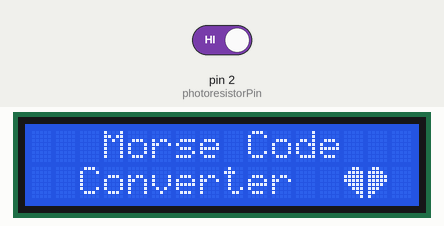
Recording of a sketch running on a simulated Arduino Uno, built with avr-gcc and run on an emulated ATmega328P. On the bench: 16×2 character LCD. Inputs (shaded band) come from the test bench; at power-on: pin 2 (photoresistorPin) HIGH. What the sketch prints to the serial monitor is not drawn.

Above: at 0.2 s.
4.4 s: pin 2 (photoresistorPin) driven LOW
At 7.2 s:
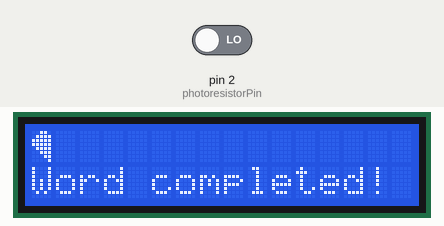
At 10.2 s:
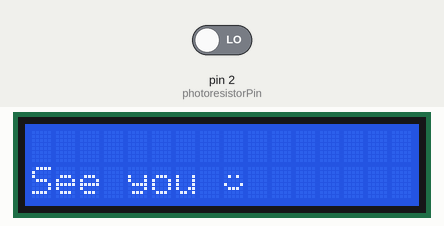
Timing chart, 0 to 11.7 s (numbered marks = the images above; inputs shaded):
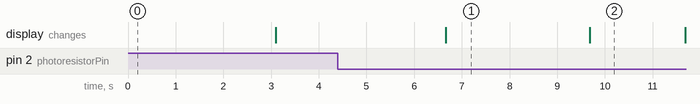

The sketch:

main.ino
```cpp
#include <Wire.h>
#include <LiquidCrystal_I2C.h>

const int photoresistorPin = 2;
int currentState = HIGH;
unsigned long startTime = 0;
unsigned long endTime = 0;
unsigned long currentTime = 0;
boolean hasStarted = false;
String symbols = "";
String convertedWord = "";
boolean convertionFinished = false;


LiquidCrystal_I2C lcd(0x27, 16, 2);

const char* morseCodeDict[] = {
  ".-",      // A
  "-...",    // B
  "-.-.",    // C
  "-..",     // D
  ".",       // E
  "..-.",    // F
  "--.",     // G
  "....",    // H
  "..",      // I
  ".---",    // J
  "-.-",     // K
  ".-..",    // L
  "--",      // M
  "-.",      // N
  "---",     // O
  ".--.",    // P
  "--.-",    // Q
  ".-.",     // R
  "...",     // S
  "-",       // T
  "..-",     // U
  "...-",    // V
  ".--",     // W
  "-..-",    // X
  "-.--",    // Y
  "--..",    // Z
  ".----",   // 1
  "..---",   // 2
  "...--",   // 3
  "....-",   // 4
  ".....",   // 5
  "-....",   // 6
  "--...",   // 7
  "---..",   // 8
  "----.",   // 9
  "-----",   // 0
  ".-.-.-",  // Period (.)
  "--..--",  // Comma (,)
  "..--..",  // Question mark (?)
  ".----.",  // Apostrophe (')
  "-.-.--",  // Exclamation mark (!)
  "-..-.",   // Slash (/)
  "-.--.",   // Parenthesis open (()
  "-.--.-",  // Parenthesis closed ())
  ".-...",   // Ampersand (&)
  "---...",  // Colon (:)
  "-.-.-.",  // Semicolon (;)
  "-....-",  // Double dash (--)
  ".-.-.",   // Plus (+)
  "-....-",  // Hyphen (-)
  "-....-",  // Minus (-)
  ".-..-.",  // Quotation mark (")
  "...-..-", // Dollar sign ($)
  ".--.-.",  // At sign (@)
};


const int morseCodeDictSize = sizeof(morseCodeDict) / sizeof(morseCodeDict[0]);

char getLetter(String symbol) {
  const char* symbolChar = symbol.c_str();
  for (int i = 0; i < morseCodeDictSize; i++) {
    if (strcmp(symbolChar, morseCodeDict[i]) == 0) {
      return 'A' + i;
    }
  }
  return '\0';
}

void initializeLCD() {

  byte heartLeftPart[] = {
    0x06,
    0x0F,
    0x1F,
    0x1F,
    0x0F,
    0x07,
    0x03,
    0x01
  };

  byte heartRightPart[] = {
    0x0C,
    0x1E,
    0x1F,
    0x1F,
    0x1E,
    0x1C,
    0x18,
    0x10
  };

  lcd.init();
  lcd.backlight();
  lcd.createChar(0, heartLeftPart);
  lcd.createChar(1, heartRightPart);
  lcd.setCursor(3, 0);
  lcd.print("Morse Code");
  lcd.setCursor(2, 1);
  lcd.print("Converter  ");
  lcd.write(0);
  lcd.write(1);
  delay(3000);
  lcd.clear();
}


void setup() {
  Serial.begin(9600);
  initializeLCD();
  pinMode(photoresistorPin, INPUT);
}

void loop() {
 while (convertionFinished == false) {
   currentTime = millis();
  int photoresistorValue = digitalRead(photoresistorPin);
  if (photoresistorValue != currentState) {
    endTime = millis();
    currentState = photoresistorValue;
    int duration = calculateDuration(startTime, endTime);
    printSymbol(currentState, duration);
    hasStarted = true;
    startTime = millis();
    currentTime = 0;
  }
  else {
    finishConvertion();
  }}
}

int calculateDuration(unsigned long startTime, unsigned long endTime) {
  float interval = endTime - startTime;
  float dividedDuration = interval / 300;
  int duration = round(dividedDuration);
  return duration;
}

void printSymbol(int currentState, int duration) {
  if (currentState == HIGH) {
    if (duration == 1) {
      Serial.print(".");
      symbols += ".";
    }
    if (duration == 3) {
      Serial.print("-");
      symbols += "-";
    }
  }
  if (currentState == LOW) {
    if (duration == 7) {
      Serial.print("/ ");
      updateLcdDisplay(convertedWord, symbols, true);
      symbols = "";
    }
    if (duration == 3) {
      Serial.print("/");
      updateLcdDisplay(convertedWord, symbols, false);
      symbols = "";
    }
  }
}

void updateLcdDisplay(String word, String symbols, boolean space) {
  char letter = getLetter(symbols);
  word += letter;
  if ( space ) {
    word += " ";
  }

  lcd.print(word);

}

void finishConvertion() {
  byte smiley[] = {
    0x00, 0x00, 0x0A, 0x00, 0x11, 0x0E, 0x00, 0x00
  };
  int duration = calculateDuration(startTime, currentTime);
  if (duration > 7 && hasStarted) {
    Serial.print("/");
    updateLcdDisplay(convertedWord, symbols, false);
    lcd.setCursor(0, 1);
    lcd.print("Word completed!");
    delay(3000);
    lcd.clear();
    lcd.createChar(2, smiley);
    lcd.setCursor(0, 2);
    lcd.print("See you ");
    lcd.write(2);
    delay(2000);
    for (int i = 0; i < 16; i++) {
      lcd.scrollDisplayLeft();
      delay(200);
    }
    convertionFinished = true;
  }
}
```

Measured:
- after the input at 4.4 s, the display: changes after 2.3 s (image 1)
- what the display in image 1 shows lasts 3.0 s, from 6.7 s to 9.7 s
